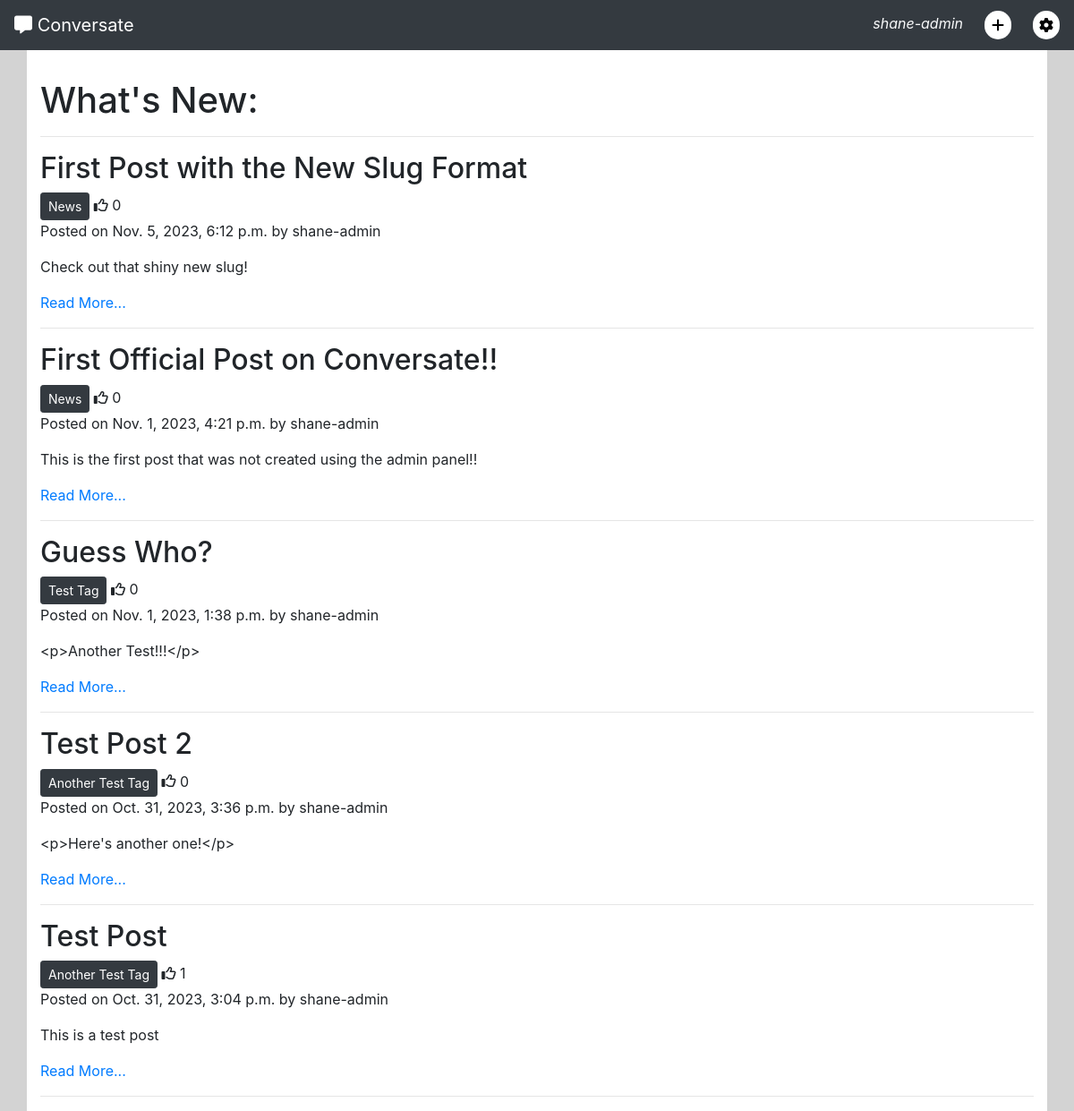
The app's page / (signed in), older data.
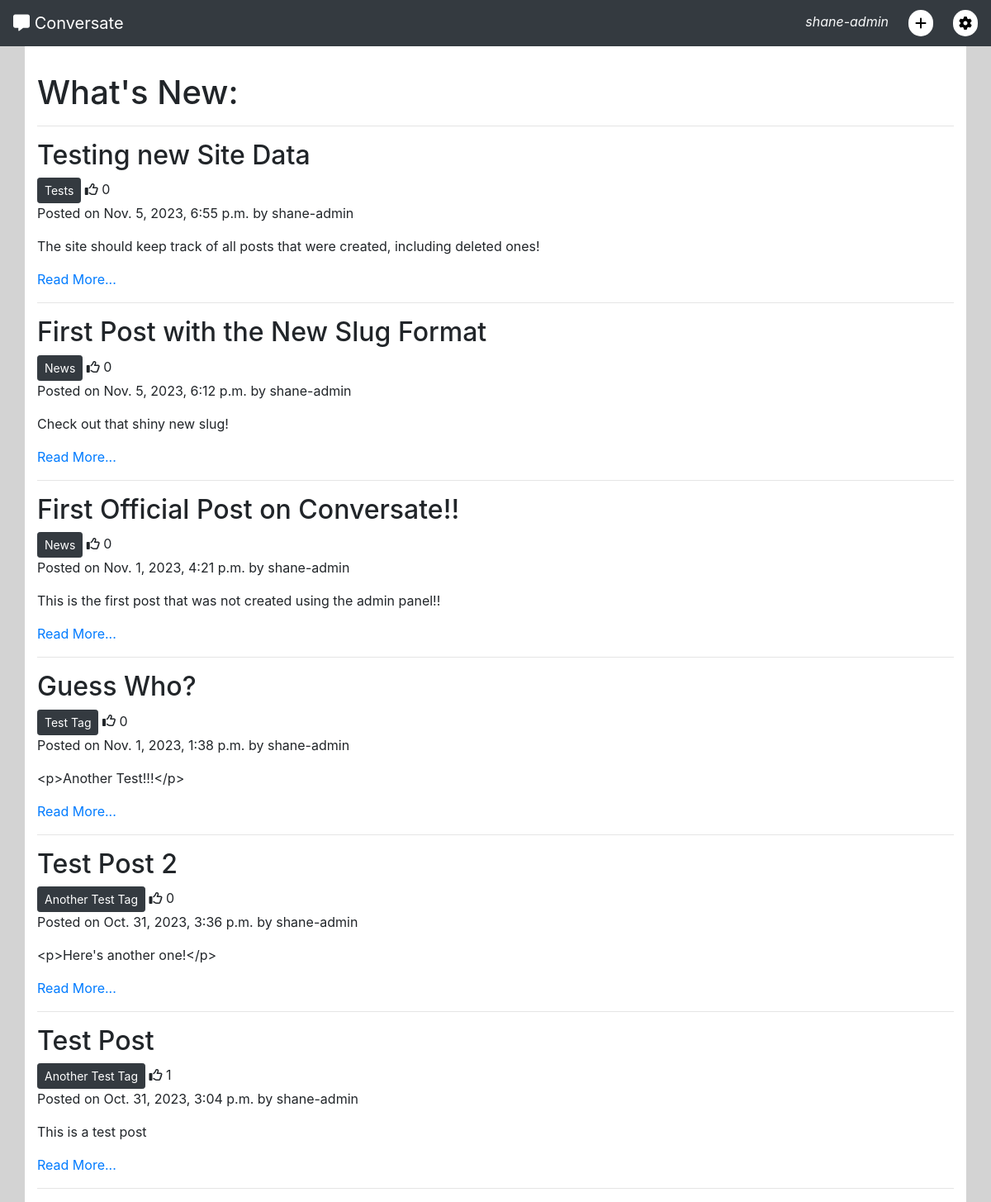
The same page, newer data.
### forum/models.py (models this page shows, shortened)
class Post(models.Model):
    title = models.CharField(max_length=200)
    slug = models.SlugField(max_length=200, unique=True)
    tag = models.ForeignKey(Tag, on_delete=models.CASCADE, related_name='tagged_posts')
    posted_by = models.ForeignKey(User, on_delete=models.CASCADE, related_name='added_posts')
    posted_on = models.DateTimeField(auto_now_add=True)
    content = models.TextField()
    edited = models.BooleanField(default=False)
    likes = models.ManyToManyField(User, related_name='post_likes', blank=True)
    approved = models.BooleanField(default=False)
    class Meta:
        ordering = ['-posted_on']
    def number_of_likes(self):
        return self.likes.count()

class Tag(models.Model):
    name = models.CharField(max_length=30, unique=True)
    def __str__(self):
        return self.name

### forum/views.py (the view)
# urls.py: path('', views.PostList.as_view(), name='home'),
class PostList(View):
    paginate_by = 20
    def get(self, request):
        if not request.user.is_authenticated:
            return redirect('accounts/login')
        posts = Post.objects.order_by('-posted_on')
        p = Paginator(posts, self.paginate_by)
        page = request.GET.get('page')
        current_posts = p.get_page(page)
        context = {
            'post_list': current_posts,
            'paginator': p
        }
        return render(
            request,
            'index.html',
            context,
        )

### templates/index.html (shortened to what this page needs)
{% extends "base.html" %}
{% block content %}
<h1>What's New:</h1>
<hr>
{% for post in post_list %}
    <div class="row post">
        <div class="post-title col-12">
            <h2>{{ post.title }}</h2>
        </div>
        <div class="col-12">
            <a href="#" class="btn btn-sm btn-dark">{{ post.tag }}</a>
            <i class="fa-regular fa-thumbs-up"></i>
            {{ post.number_of_likes }}
        </div>
        <div class="col-12">
            <p>Posted on {{ post.posted_on }} by {{ post.posted_by }}</p>
            <p>{{ post.content }}</p>
            <a href="">Read More...</a>
        </div>
    </div>
    <hr>
{% endfor %}
{% endblock content %}

Row changes from the older to the newer data that the page shows:
added Post: title "Testing new Site Data", tag "Tests", number_of_likes "0", posted_on "Nov. 5, 2023, 6:55 p.m.", posted_by "shane-admin", content "The site should keep track of all posts that were created, including deleted ones!"
